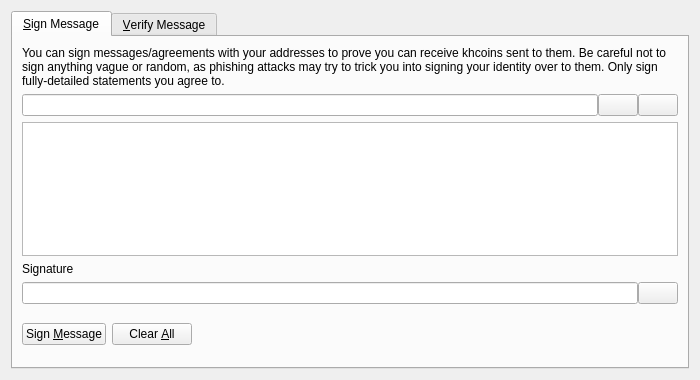
<?xml version="1.0" encoding="UTF-8"?>
<ui version="4.0">
 <class>SignVerifyMessageDialog</class>
 <widget class="QDialog" name="SignVerifyMessageDialog">
  <property name="geometry">
   <rect>
    <x>0</x>
    <y>0</y>
    <width>700</width>
    <height>380</height>
   </rect>
  </property>
  <property name="windowTitle">
   <string>Signatures - Sign / Verify a Message</string>
  </property>
  <property name="modal">
   <bool>true</bool>
  </property>
  <layout class="QVBoxLayout" name="verticalLayout">
   <item>
    <widget class="QTabWidget" name="tabWidget">
     <property name="currentIndex">
      <number>0</number>
     </property>
     <widget class="QWidget" name="tabSignMessage">
      <attribute name="title">
       <string>&amp;Sign Message</string>
      </attribute>
      <layout class="QVBoxLayout" name="verticalLayout_SM">
       <item>
        <widget class="QLabel" name="infoLabel_SM">
         <property name="text">
          <string>You can sign messages/agreements with your addresses to prove you can receive khcoins sent to them. Be careful not to sign anything vague or random, as phishing attacks may try to trick you into signing your identity over to them. Only sign fully-detailed statements you agree to.</string>
         </property>
         <property name="textFormat">
          <enum>Qt::PlainText</enum>
         </property>
         <property name="wordWrap">
          <bool>true</bool>
         </property>
        </widget>
       </item>
       <item>
        <layout class="QHBoxLayout" name="horizontalLayout_1_SM">
         <property name="spacing">
          <number>0</number>
         </property>
         <item>
          <widget class="QValidatedLineEdit" name="addressIn_SM">
           <property name="toolTip">
            <string>The KHcoin address to sign the message with</string>
           </property>
          </widget>
         </item>
         <item>
          <widget class="QPushButton" name="addressBookButton_SM">
           <property name="toolTip">
            <string>Choose previously used address</string>
           </property>
           <property name="text">
            <string/>
           </property>
           <property name="icon">
            <iconset resource="../bitcoin.qrc">
             <normaloff>:/icons/address-book</normaloff>:/icons/address-book</iconset>
           </property>
           <property name="shortcut">
            <string>Alt+A</string>
           </property>
           <property name="autoDefault">
            <bool>false</bool>
           </property>
          </widget>
         </item>
         <item>
          <widget class="QPushButton" name="pasteButton_SM">
           <property name="toolTip">
            <string>Paste address from clipboard</string>
           </property>
           <property name="text">
            <string/>
           </property>
           <property name="icon">
            <iconset resource="../bitcoin.qrc">
             <normaloff>:/icons/editpaste</normaloff>:/icons/editpaste</iconset>
           </property>
           <property name="shortcut">
            <string>Alt+P</string>
           </property>
           <property name="autoDefault">
            <bool>false</bool>
           </property>
          </widget>
         </item>
        </layout>
       </item>
       <item>
        <widget class="QPlainTextEdit" name="messageIn_SM">
         <property name="toolTip">
          <string>Enter the message you want to sign here</string>
         </property>
        </widget>
       </item>
       <item>
        <widget class="QLabel" name="signatureLabel_SM">
         <property name="text">
          <string>Signature</string>
         </property>
         <property name="textFormat">
          <enum>Qt::PlainText</enum>
         </property>
        </widget>
       </item>
       <item>
        <layout class="QHBoxLayout" name="horizontalLayout_2_SM">
         <property name="spacing">
          <number>0</number>
         </property>
         <item>
          <widget class="QLineEdit" name="signatureOut_SM">
           <property name="font">
            <font>
             <italic>true</italic>
            </font>
           </property>
           <property name="readOnly">
            <bool>true</bool>
           </property>
          </widget>
         </item>
         <item>
          <widget class="QPushButton" name="copySignatureButton_SM">
           <property name="toolTip">
            <string>Copy the current signature to the system clipboard</string>
           </property>
           <property name="text">
            <string/>
           </property>
           <property name="icon">
            <iconset resource="../bitcoin.qrc">
             <normaloff>:/icons/editcopy</normaloff>:/icons/editcopy</iconset>
           </property>
           <property name="autoDefault">
            <bool>false</bool>
           </property>
          </widget>
         </item>
        </layout>
       </item>
       <item>
        <layout class="QHBoxLayout" name="horizontalLayout_3_SM">
         <item>
          <widget class="QPushButton" name="signMessageButton_SM">
           <property name="toolTip">
            <string>Sign the message to prove you own this KHcoin address</string>
           </property>
           <property name="text">
            <string>Sign &amp;Message</string>
           </property>
           <property name="icon">
            <iconset resource="../bitcoin.qrc">
             <normaloff>:/icons/edit</normaloff>:/icons/edit</iconset>
           </property>
           <property name="autoDefault">
            <bool>false</bool>
           </property>
          </widget>
         </item>
         <item>
          <widget class="QPushButton" name="clearButton_SM">
           <property name="toolTip">
            <string>Reset all sign message fields</string>
           </property>
           <property name="text">
            <string>Clear &amp;All</string>
           </property>
           <property name="icon">
            <iconset resource="../bitcoin.qrc">
             <normaloff>:/icons/remove</normaloff>:/icons/remove</iconset>
           </property>
           <property name="autoDefault">
            <bool>false</bool>
           </property>
          </widget>
         </item>
         <item>
          <spacer name="horizontalSpacer_1_SM">
           <property name="orientation">
            <enum>Qt::Horizontal</enum>
           </property>
           <property name="sizeHint" stdset="0">
            <size>
             <width>40</width>
             <height>48</height>
            </size>
           </property>
          </spacer>
         </item>
         <item>
          <widget class="QLabel" name="statusLabel_SM">
           <property name="font">
            <font>
             <weight>75</weight>
             <bold>true</bold>
            </font>
           </property>
           <property name="text">
            <string/>
           </property>
           <property name="wordWrap">
            <bool>true</bool>
           </property>
          </widget>
         </item>
         <item>
          <spacer name="horizontalSpacer_2_SM">
           <property name="orientation">
            <enum>Qt::Horizontal</enum>
           </property>
           <property name="sizeHint" stdset="0">
            <size>
             <width>40</width>
             <height>48</height>
            </size>
           </property>
          </spacer>
         </item>
        </layout>
       </item>
      </layout>
     </widget>
     <widget class="QWidget" name="tabVerifyMessage">
      <attribute name="title">
       <string>&amp;Verify Message</string>
      </attribute>
      <layout class="QVBoxLayout" name="verticalLayout_VM">
       <item>
        <widget class="QLabel" name="infoLabel_VM">
         <property name="text">
          <string>Enter the receiver's address, message (ensure you copy line breaks, spaces, tabs, etc. exactly) and signature below to verify the message. Be careful not to read more into the signature than what is in the signed message itself, to avoid being tricked by a man-in-the-middle attack. Note that this only proves the signing party receives with the address, it cannot prove sendership of any transaction!</string>
         </property>
         <property name="textFormat">
          <enum>Qt::PlainText</enum>
         </property>
         <property name="alignment">
          <set>Qt::AlignLeading|Qt::AlignLeft|Qt::AlignTop</set>
         </property>
         <property name="wordWrap">
          <bool>true</bool>
         </property>
        </widget>
       </item>
       <item>
        <layout class="QHBoxLayout" name="horizontalLayout_1_VM">
         <property name="spacing">
          <number>0</number>
         </property>
         <item>
          <widget class="QValidatedLineEdit" name="addressIn_VM">
           <property name="toolTip">
            <string>The KHcoin address the message was signed with</string>
           </property>
          </widget>
         </item>
         <item>
          <widget class="QPushButton" name="addressBookButton_VM">
           <property name="toolTip">
            <string>Choose previously used address</string>
           </property>
           <property name="text">
            <string/>
           </property>
           <property name="icon">
            <iconset resource="../bitcoin.qrc">
             <normaloff>:/icons/address-book</normaloff>:/icons/address-book</iconset>
           </property>
           <property name="shortcut">
            <string>Alt+A</string>
           </property>
           <property name="autoDefault">
            <bool>false</bool>
           </property>
          </widget>
         </item>
        </layout>
       </item>
       <item>
        <widget class="QPlainTextEdit" name="messageIn_VM"/>
       </item>
       <item>
        <widget class="QValidatedLineEdit" name="signatureIn_VM"/>
       </item>
       <item>
        <layout class="QHBoxLayout" name="horizontalLayout_2_VM">
         <item>
          <widget class="QPushButton" name="verifyMessageButton_VM">
           <property name="toolTip">
            <string>Verify the message to ensure it was signed with the specified KHcoin address</string>
           </property>
           <property name="text">
            <string>Verify &amp;Message</string>
           </property>
           <property name="icon">
            <iconset resource="../bitcoin.qrc">
             <normaloff>:/icons/transaction_0</normaloff>:/icons/transaction_0</iconset>
           </property>
           <property name="autoDefault">
            <bool>false</bool>
           </property>
          </widget>
         </item>
         <item>
          <widget class="QPushButton" name="clearButton_VM">
           <property name="toolTip">
            <string>Reset all verify message fields</string>
           </property>
           <property name="text">
            <string>Clear &amp;All</string>
           </property>
           <property name="icon">
            <iconset resource="../bitcoin.qrc">
             <normaloff>:/icons/remove</normaloff>:/icons/remove</iconset>
           </property>
           <property name="autoDefault">
            <bool>false</bool>
           </property>
          </widget>
         </item>
         <item>
          <spacer name="horizontalSpacer_1_VM">
           <property name="orientation">
            <enum>Qt::Horizontal</enum>
           </property>
           <property name="sizeHint" stdset="0">
            <size>
             <width>40</width>
             <height>48</height>
            </size>
           </property>
          </spacer>
         </item>
         <item>
          <widget class="QLabel" name="statusLabel_VM">
           <property name="font">
            <font>
             <weight>75</weight>
             <bold>true</bold>
            </font>
           </property>
           <property name="text">
            <string/>
           </property>
           <property name="wordWrap">
            <bool>true</bool>
           </property>
          </widget>
         </item>
         <item>
          <spacer name="horizontalSpacer_2_VM">
           <property name="orientation">
            <enum>Qt::Horizontal</enum>
           </property>
           <property name="sizeHint" stdset="0">
            <size>
             <width>40</width>
             <height>48</height>
            </size>
           </property>
          </spacer>
         </item>
        </layout>
       </item>
      </layout>
     </widget>
    </widget>
   </item>
  </layout>
 </widget>
 <customwidgets>
  <customwidget>
   <class>QValidatedLineEdit</class>
   <extends>QLineEdit</extends>
   <header>qvalidatedlineedit.h</header>
  </customwidget>
 </customwidgets>
 <resources>
  <include location="../bitcoin.qrc"/>
 </resources>
 <connections/>
</ui>
